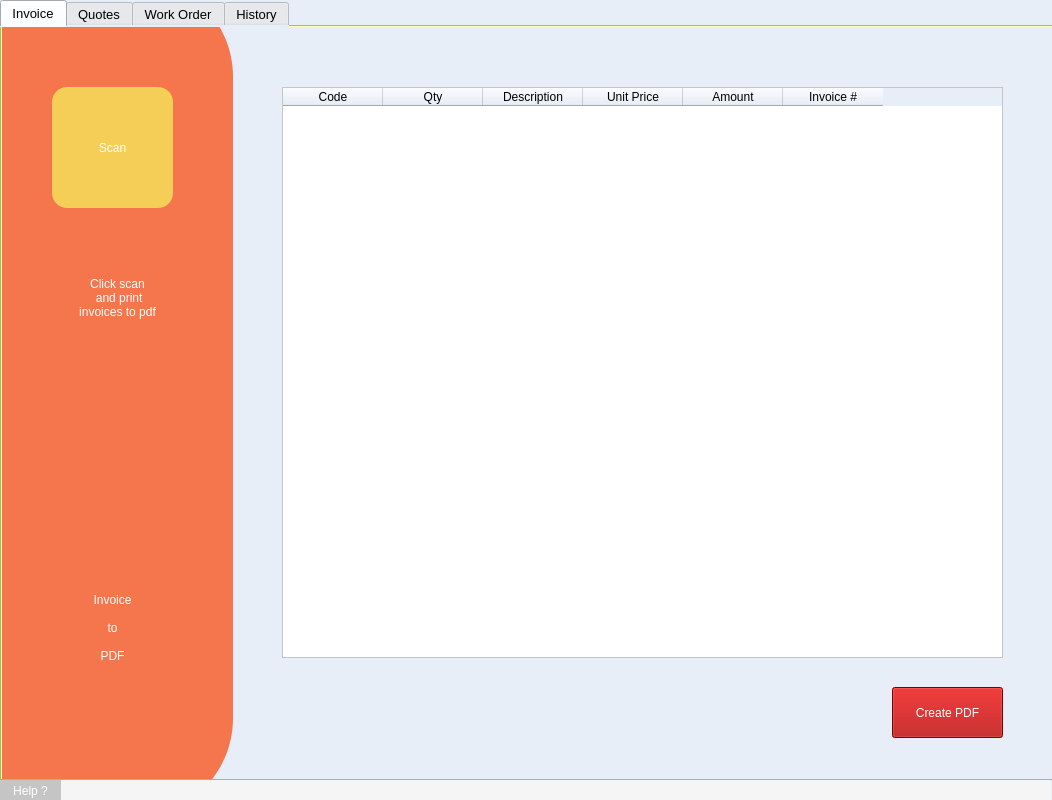
<?xml version="1.0" encoding="UTF-8"?>
<ui version="4.0">
 <class>Form</class>
 <widget class="QWidget" name="Form">
  <property name="geometry">
   <rect>
    <x>0</x>
    <y>0</y>
    <width>1052</width>
    <height>800</height>
   </rect>
  </property>
  <property name="minimumSize">
   <size>
    <width>1052</width>
    <height>800</height>
   </size>
  </property>
  <property name="maximumSize">
   <size>
    <width>1052</width>
    <height>800</height>
   </size>
  </property>
  <property name="windowTitle">
   <string>inv_printer</string>
  </property>
  <property name="styleSheet">
   <string notr="true">QWidget{

	background-color: rgb(231, 238, 248);
}</string>
  </property>
  <widget class="QTabWidget" name="tabWidget">
   <property name="geometry">
    <rect>
     <x>0</x>
     <y>0</y>
     <width>1061</width>
     <height>781</height>
    </rect>
   </property>
   <property name="palette">
    <palette>
     <active>
      <colorrole role="WindowText">
       <brush brushstyle="SolidPattern">
        <color alpha="255">
         <red>170</red>
         <green>255</green>
         <blue>127</blue>
        </color>
       </brush>
      </colorrole>
      <colorrole role="Button">
       <brush brushstyle="SolidPattern">
        <color alpha="255">
         <red>255</red>
         <green>255</green>
         <blue>127</blue>
        </color>
       </brush>
      </colorrole>
      <colorrole role="Light">
       <brush brushstyle="SolidPattern">
        <color alpha="255">
         <red>127</red>
         <green>255</green>
         <blue>255</blue>
        </color>
       </brush>
      </colorrole>
      <colorrole role="Midlight">
       <brush brushstyle="SolidPattern">
        <color alpha="255">
         <red>63</red>
         <green>255</green>
         <blue>255</blue>
        </color>
       </brush>
      </colorrole>
      <colorrole role="Dark">
       <brush brushstyle="SolidPattern">
        <color alpha="255">
         <red>0</red>
         <green>127</green>
         <blue>127</blue>
        </color>
       </brush>
      </colorrole>
      <colorrole role="Mid">
       <brush brushstyle="SolidPattern">
        <color alpha="255">
         <red>0</red>
         <green>170</green>
         <blue>170</blue>
        </color>
       </brush>
      </colorrole>
      <colorrole role="Text">
       <brush brushstyle="SolidPattern">
        <color alpha="255">
         <red>170</red>
         <green>255</green>
         <blue>127</blue>
        </color>
       </brush>
      </colorrole>
      <colorrole role="BrightText">
       <brush brushstyle="SolidPattern">
        <color alpha="255">
         <red>255</red>
         <green>255</green>
         <blue>255</blue>
        </color>
       </brush>
      </colorrole>
      <colorrole role="ButtonText">
       <brush brushstyle="SolidPattern">
        <color alpha="255">
         <red>170</red>
         <green>255</green>
         <blue>127</blue>
        </color>
       </brush>
      </colorrole>
      <colorrole role="Base">
       <brush brushstyle="SolidPattern">
        <color alpha="255">
         <red>255</red>
         <green>255</green>
         <blue>127</blue>
        </color>
       </brush>
      </colorrole>
      <colorrole role="Window">
       <brush brushstyle="SolidPattern">
        <color alpha="255">
         <red>255</red>
         <green>255</green>
         <blue>127</blue>
        </color>
       </brush>
      </colorrole>
      <colorrole role="Shadow">
       <brush brushstyle="SolidPattern">
        <color alpha="255">
         <red>0</red>
         <green>0</green>
         <blue>0</blue>
        </color>
       </brush>
      </colorrole>
      <colorrole role="AlternateBase">
       <brush brushstyle="SolidPattern">
        <color alpha="255">
         <red>127</red>
         <green>255</green>
         <blue>255</blue>
        </color>
       </brush>
      </colorrole>
      <colorrole role="ToolTipBase">
       <brush brushstyle="SolidPattern">
        <color alpha="255">
         <red>255</red>
         <green>255</green>
         <blue>220</blue>
        </color>
       </brush>
      </colorrole>
      <colorrole role="ToolTipText">
       <brush brushstyle="SolidPattern">
        <color alpha="255">
         <red>0</red>
         <green>0</green>
         <blue>0</blue>
        </color>
       </brush>
      </colorrole>
     </active>
     <inactive>
      <colorrole role="WindowText">
       <brush brushstyle="SolidPattern">
        <color alpha="255">
         <red>170</red>
         <green>255</green>
         <blue>127</blue>
        </color>
       </brush>
      </colorrole>
      <colorrole role="Button">
       <brush brushstyle="SolidPattern">
        <color alpha="255">
         <red>255</red>
         <green>255</green>
         <blue>127</blue>
        </color>
       </brush>
      </colorrole>
      <colorrole role="Light">
       <brush brushstyle="SolidPattern">
        <color alpha="255">
         <red>127</red>
         <green>255</green>
         <blue>255</blue>
        </color>
       </brush>
      </colorrole>
      <colorrole role="Midlight">
       <brush brushstyle="SolidPattern">
        <color alpha="255">
         <red>63</red>
         <green>255</green>
         <blue>255</blue>
        </color>
       </brush>
      </colorrole>
      <colorrole role="Dark">
       <brush brushstyle="SolidPattern">
        <color alpha="255">
         <red>0</red>
         <green>127</green>
         <blue>127</blue>
        </color>
       </brush>
      </colorrole>
      <colorrole role="Mid">
       <brush brushstyle="SolidPattern">
        <color alpha="255">
         <red>0</red>
         <green>170</green>
         <blue>170</blue>
        </color>
       </brush>
      </colorrole>
      <colorrole role="Text">
       <brush brushstyle="SolidPattern">
        <color alpha="255">
         <red>170</red>
         <green>255</green>
         <blue>127</blue>
        </color>
       </brush>
      </colorrole>
      <colorrole role="BrightText">
       <brush brushstyle="SolidPattern">
        <color alpha="255">
         <red>255</red>
         <green>255</green>
         <blue>255</blue>
        </color>
       </brush>
      </colorrole>
      <colorrole role="ButtonText">
       <brush brushstyle="SolidPattern">
        <color alpha="255">
         <red>170</red>
         <green>255</green>
         <blue>127</blue>
        </color>
       </brush>
      </colorrole>
      <colorrole role="Base">
       <brush brushstyle="SolidPattern">
        <color alpha="255">
         <red>255</red>
         <green>255</green>
         <blue>127</blue>
        </color>
       </brush>
      </colorrole>
      <colorrole role="Window">
       <brush brushstyle="SolidPattern">
        <color alpha="255">
         <red>255</red>
         <green>255</green>
         <blue>127</blue>
        </color>
       </brush>
      </colorrole>
      <colorrole role="Shadow">
       <brush brushstyle="SolidPattern">
        <color alpha="255">
         <red>0</red>
         <green>0</green>
         <blue>0</blue>
        </color>
       </brush>
      </colorrole>
      <colorrole role="AlternateBase">
       <brush brushstyle="SolidPattern">
        <color alpha="255">
         <red>127</red>
         <green>255</green>
         <blue>255</blue>
        </color>
       </brush>
      </colorrole>
      <colorrole role="ToolTipBase">
       <brush brushstyle="SolidPattern">
        <color alpha="255">
         <red>255</red>
         <green>255</green>
         <blue>220</blue>
        </color>
       </brush>
      </colorrole>
      <colorrole role="ToolTipText">
       <brush brushstyle="SolidPattern">
        <color alpha="255">
         <red>0</red>
         <green>0</green>
         <blue>0</blue>
        </color>
       </brush>
      </colorrole>
     </inactive>
     <disabled>
      <colorrole role="WindowText">
       <brush brushstyle="SolidPattern">
        <color alpha="255">
         <red>170</red>
         <green>255</green>
         <blue>127</blue>
        </color>
       </brush>
      </colorrole>
      <colorrole role="Button">
       <brush brushstyle="SolidPattern">
        <color alpha="255">
         <red>255</red>
         <green>255</green>
         <blue>127</blue>
        </color>
       </brush>
      </colorrole>
      <colorrole role="Light">
       <brush brushstyle="SolidPattern">
        <color alpha="255">
         <red>127</red>
         <green>255</green>
         <blue>255</blue>
        </color>
       </brush>
      </colorrole>
      <colorrole role="Midlight">
       <brush brushstyle="SolidPattern">
        <color alpha="255">
         <red>63</red>
         <green>255</green>
         <blue>255</blue>
        </color>
       </brush>
      </colorrole>
      <colorrole role="Dark">
       <brush brushstyle="SolidPattern">
        <color alpha="255">
         <red>0</red>
         <green>127</green>
         <blue>127</blue>
        </color>
       </brush>
      </colorrole>
      <colorrole role="Mid">
       <brush brushstyle="SolidPattern">
        <color alpha="255">
         <red>0</red>
         <green>170</green>
         <blue>170</blue>
        </color>
       </brush>
      </colorrole>
      <colorrole role="Text">
       <brush brushstyle="SolidPattern">
        <color alpha="255">
         <red>170</red>
         <green>255</green>
         <blue>127</blue>
        </color>
       </brush>
      </colorrole>
      <colorrole role="BrightText">
       <brush brushstyle="SolidPattern">
        <color alpha="255">
         <red>255</red>
         <green>255</green>
         <blue>255</blue>
        </color>
       </brush>
      </colorrole>
      <colorrole role="ButtonText">
       <brush brushstyle="SolidPattern">
        <color alpha="255">
         <red>170</red>
         <green>255</green>
         <blue>127</blue>
        </color>
       </brush>
      </colorrole>
      <colorrole role="Base">
       <brush brushstyle="SolidPattern">
        <color alpha="255">
         <red>255</red>
         <green>255</green>
         <blue>127</blue>
        </color>
       </brush>
      </colorrole>
      <colorrole role="Window">
       <brush brushstyle="SolidPattern">
        <color alpha="255">
         <red>255</red>
         <green>255</green>
         <blue>127</blue>
        </color>
       </brush>
      </colorrole>
      <colorrole role="Shadow">
       <brush brushstyle="SolidPattern">
        <color alpha="255">
         <red>0</red>
         <green>0</green>
         <blue>0</blue>
        </color>
       </brush>
      </colorrole>
      <colorrole role="AlternateBase">
       <brush brushstyle="SolidPattern">
        <color alpha="255">
         <red>0</red>
         <green>255</green>
         <blue>255</blue>
        </color>
       </brush>
      </colorrole>
      <colorrole role="ToolTipBase">
       <brush brushstyle="SolidPattern">
        <color alpha="255">
         <red>255</red>
         <green>255</green>
         <blue>220</blue>
        </color>
       </brush>
      </colorrole>
      <colorrole role="ToolTipText">
       <brush brushstyle="SolidPattern">
        <color alpha="255">
         <red>0</red>
         <green>0</green>
         <blue>0</blue>
        </color>
       </brush>
      </colorrole>
     </disabled>
    </palette>
   </property>
   <property name="font">
    <font>
     <family>Segoe UI</family>
     <pointsize>10</pointsize>
     <weight>50</weight>
     <italic>false</italic>
     <bold>false</bold>
    </font>
   </property>
   <property name="styleSheet">
    <string notr="true">QTabWidget{
background-color: rgb(255, 255, 127);
	font: 10pt &quot;Segoe UI&quot;;
	color: rgb(170, 255, 127);

}

</string>
   </property>
   <property name="currentIndex">
    <number>0</number>
   </property>
   <widget class="QWidget" name="tab_inv">
    <property name="font">
     <font>
      <family>MS Gothic</family>
      <pointsize>20</pointsize>
     </font>
    </property>
    <property name="accessibleName">
     <string/>
    </property>
    <property name="autoFillBackground">
     <bool>false</bool>
    </property>
    <attribute name="title">
     <string>Invoice</string>
    </attribute>
    <widget class="QTableWidget" name="tableWidget_inv">
     <property name="geometry">
      <rect>
       <x>280</x>
       <y>60</y>
       <width>721</width>
       <height>571</height>
      </rect>
     </property>
     <property name="focusPolicy">
      <enum>Qt::WheelFocus</enum>
     </property>
     <property name="contextMenuPolicy">
      <enum>Qt::PreventContextMenu</enum>
     </property>
     <property name="styleSheet">
      <string notr="true">QTableWidget{
background-color: rgb(255, 255, 255);
}</string>
     </property>
     <property name="editTriggers">
      <set>QAbstractItemView::NoEditTriggers</set>
     </property>
     <property name="alternatingRowColors">
      <bool>false</bool>
     </property>
     <property name="verticalScrollMode">
      <enum>QAbstractItemView::ScrollPerPixel</enum>
     </property>
     <attribute name="horizontalHeaderHighlightSections">
      <bool>true</bool>
     </attribute>
     <column>
      <property name="text">
       <string>Code</string>
      </property>
     </column>
     <column>
      <property name="text">
       <string>Qty</string>
      </property>
     </column>
     <column>
      <property name="text">
       <string>Description</string>
      </property>
     </column>
     <column>
      <property name="text">
       <string>Unit Price</string>
      </property>
     </column>
     <column>
      <property name="text">
       <string>Amount</string>
      </property>
     </column>
     <column>
      <property name="text">
       <string>Invoice #</string>
      </property>
     </column>
    </widget>
    <widget class="QPushButton" name="pdfbtn_inv">
     <property name="geometry">
      <rect>
       <x>890</x>
       <y>660</y>
       <width>111</width>
       <height>51</height>
      </rect>
     </property>
     <property name="whatsThis">
      <string>&lt;html&gt;&lt;head/&gt;&lt;body&gt;&lt;p align=&quot;center&quot;&gt;&lt;br/&gt;&lt;/p&gt;&lt;/body&gt;&lt;/html&gt;</string>
     </property>
     <property name="styleSheet">
      <string notr="true">QPushButton{
background-color: rgb(170, 0, 0);
	font: 11pt &quot;Segoe UI Semilight&quot;;
	
	color: rgb(255, 255, 255);
}</string>
     </property>
     <property name="text">
      <string>Create PDF</string>
     </property>
    </widget>
    <widget class="QFrame" name="frame_3">
     <property name="geometry">
      <rect>
       <x>-60</x>
       <y>-50</y>
       <width>291</width>
       <height>841</height>
      </rect>
     </property>
     <property name="styleSheet">
      <string notr="true">QFrame{
background-color: #F5754C;
border-radius: 100px;
}</string>
     </property>
     <property name="frameShape">
      <enum>QFrame::StyledPanel</enum>
     </property>
     <property name="frameShadow">
      <enum>QFrame::Raised</enum>
     </property>
     <widget class="QLabel" name="label_7">
      <property name="geometry">
       <rect>
        <x>60</x>
        <y>240</y>
        <width>231</width>
        <height>161</height>
       </rect>
      </property>
      <property name="styleSheet">
       <string notr="true">QLabel{
	
	
	font: 75 13pt &quot;Nirmala UI&quot;;
	color: rgb(255, 255, 255);

}</string>
      </property>
      <property name="text">
       <string>Click scan 
 and print 
invoices to pdf</string>
      </property>
      <property name="alignment">
       <set>Qt::AlignCenter</set>
      </property>
     </widget>
     <widget class="QPushButton" name="scan_inv">
      <property name="geometry">
       <rect>
        <x>110</x>
        <y>110</y>
        <width>121</width>
        <height>121</height>
       </rect>
      </property>
      <property name="styleSheet">
       <string notr="true">QPushButton{
background-color: #F5CE58;
	color: rgb(255, 255, 255);
	font: 63 15pt &quot;Segoe UI Semibold&quot;;
border-radius: 15px;
}</string>
      </property>
      <property name="text">
       <string>Scan</string>
      </property>
     </widget>
     <widget class="QLabel" name="label_8">
      <property name="geometry">
       <rect>
        <x>90</x>
        <y>570</y>
        <width>161</width>
        <height>161</height>
       </rect>
      </property>
      <property name="styleSheet">
       <string notr="true">QLabel{
	font: 87 14pt &quot;Arial Black&quot;;
	color: rgb(255, 255, 255);

}</string>
      </property>
      <property name="text">
       <string>Invoice 
 
to
 
PDF</string>
      </property>
      <property name="alignment">
       <set>Qt::AlignCenter</set>
      </property>
     </widget>
    </widget>
   </widget>
   <widget class="QWidget" name="tab_q">
    <attribute name="title">
     <string>Quotes</string>
    </attribute>
    <widget class="QPushButton" name="pdfbtn_q">
     <property name="geometry">
      <rect>
       <x>890</x>
       <y>660</y>
       <width>111</width>
       <height>51</height>
      </rect>
     </property>
     <property name="whatsThis">
      <string>&lt;html&gt;&lt;head/&gt;&lt;body&gt;&lt;p align=&quot;center&quot;&gt;&lt;br/&gt;&lt;/p&gt;&lt;/body&gt;&lt;/html&gt;</string>
     </property>
     <property name="styleSheet">
      <string notr="true">QPushButton{
background-color: rgb(170, 0, 0);
	font: 11pt &quot;Segoe UI Semilight&quot;;
	
	color: rgb(255, 255, 255);
}</string>
     </property>
     <property name="text">
      <string>Create PDF</string>
     </property>
    </widget>
    <widget class="QTableWidget" name="tableWidget_q">
     <property name="geometry">
      <rect>
       <x>280</x>
       <y>60</y>
       <width>721</width>
       <height>571</height>
      </rect>
     </property>
     <property name="focusPolicy">
      <enum>Qt::WheelFocus</enum>
     </property>
     <property name="contextMenuPolicy">
      <enum>Qt::PreventContextMenu</enum>
     </property>
     <property name="styleSheet">
      <string notr="true">QTableWidget{
background-color: rgb(255, 255, 255);
}</string>
     </property>
     <property name="editTriggers">
      <set>QAbstractItemView::NoEditTriggers</set>
     </property>
     <property name="alternatingRowColors">
      <bool>false</bool>
     </property>
     <property name="verticalScrollMode">
      <enum>QAbstractItemView::ScrollPerPixel</enum>
     </property>
     <attribute name="horizontalHeaderHighlightSections">
      <bool>true</bool>
     </attribute>
     <column>
      <property name="text">
       <string>Code</string>
      </property>
     </column>
     <column>
      <property name="text">
       <string>Qty</string>
      </property>
     </column>
     <column>
      <property name="text">
       <string>Description</string>
      </property>
     </column>
     <column>
      <property name="text">
       <string>Unit Price</string>
      </property>
     </column>
     <column>
      <property name="text">
       <string>Amount</string>
      </property>
     </column>
     <column>
      <property name="text">
       <string>Quote#</string>
      </property>
     </column>
    </widget>
    <widget class="QFrame" name="frame_2">
     <property name="geometry">
      <rect>
       <x>-60</x>
       <y>-50</y>
       <width>291</width>
       <height>841</height>
      </rect>
     </property>
     <property name="styleSheet">
      <string notr="true">QFrame{
background-color: #A1F558;
border-radius: 100px;
}</string>
     </property>
     <property name="frameShape">
      <enum>QFrame::StyledPanel</enum>
     </property>
     <property name="frameShadow">
      <enum>QFrame::Raised</enum>
     </property>
     <widget class="QLabel" name="label_5">
      <property name="geometry">
       <rect>
        <x>60</x>
        <y>240</y>
        <width>231</width>
        <height>161</height>
       </rect>
      </property>
      <property name="styleSheet">
       <string notr="true">QLabel{
	font: 75 13pt &quot;Nirmala UI&quot;;
	color: rgb(106, 106, 106);

}</string>
      </property>
      <property name="text">
       <string>Click scan 
 and print 
quotes to pdf</string>
      </property>
      <property name="alignment">
       <set>Qt::AlignCenter</set>
      </property>
     </widget>
     <widget class="QPushButton" name="scan_q">
      <property name="geometry">
       <rect>
        <x>110</x>
        <y>110</y>
        <width>121</width>
        <height>121</height>
       </rect>
      </property>
      <property name="styleSheet">
       <string notr="true">QPushButton{
background-color:#F5754C;
	color: rgb(255, 255, 255);
	font: 63 15pt &quot;Segoe UI Semibold&quot;;
border-radius: 15px;
}</string>
      </property>
      <property name="text">
       <string>Scan</string>
      </property>
     </widget>
     <widget class="QLabel" name="label_6">
      <property name="geometry">
       <rect>
        <x>90</x>
        <y>570</y>
        <width>161</width>
        <height>161</height>
       </rect>
      </property>
      <property name="styleSheet">
       <string notr="true">QLabel{
	font: 87 14pt &quot;Arial Black&quot;;
	color: rgb(255, 255, 255);

}</string>
      </property>
      <property name="text">
       <string>Quotes 
 
to
 
PDF</string>
      </property>
      <property name="alignment">
       <set>Qt::AlignCenter</set>
      </property>
     </widget>
    </widget>
   </widget>
   <widget class="QWidget" name="tab_wo">
    <attribute name="title">
     <string>Work Order</string>
    </attribute>
    <widget class="QTableWidget" name="tableWidget_wo">
     <property name="geometry">
      <rect>
       <x>280</x>
       <y>60</y>
       <width>721</width>
       <height>571</height>
      </rect>
     </property>
     <property name="focusPolicy">
      <enum>Qt::WheelFocus</enum>
     </property>
     <property name="contextMenuPolicy">
      <enum>Qt::PreventContextMenu</enum>
     </property>
     <property name="styleSheet">
      <string notr="true">QTableWidget{
background-color: rgb(255, 255, 255);
}</string>
     </property>
     <property name="editTriggers">
      <set>QAbstractItemView::NoEditTriggers</set>
     </property>
     <property name="alternatingRowColors">
      <bool>false</bool>
     </property>
     <property name="verticalScrollMode">
      <enum>QAbstractItemView::ScrollPerPixel</enum>
     </property>
     <attribute name="horizontalHeaderHighlightSections">
      <bool>true</bool>
     </attribute>
     <column>
      <property name="text">
       <string>Code</string>
      </property>
     </column>
     <column>
      <property name="text">
       <string>Qty</string>
      </property>
     </column>
     <column>
      <property name="text">
       <string>Description</string>
      </property>
     </column>
     <column>
      <property name="text">
       <string>Unit Price</string>
      </property>
     </column>
     <column>
      <property name="text">
       <string>Amount</string>
      </property>
     </column>
     <column>
      <property name="text">
       <string>W/O#</string>
      </property>
     </column>
    </widget>
    <widget class="QPushButton" name="pdfbtn_wo">
     <property name="geometry">
      <rect>
       <x>890</x>
       <y>660</y>
       <width>111</width>
       <height>51</height>
      </rect>
     </property>
     <property name="whatsThis">
      <string>&lt;html&gt;&lt;head/&gt;&lt;body&gt;&lt;p align=&quot;center&quot;&gt;&lt;br/&gt;&lt;/p&gt;&lt;/body&gt;&lt;/html&gt;</string>
     </property>
     <property name="styleSheet">
      <string notr="true">QPushButton{
background-color: rgb(170, 0, 0);
	font: 11pt &quot;Segoe UI Semilight&quot;;
	
	color: rgb(255, 255, 255);
}</string>
     </property>
     <property name="text">
      <string>Create PDF</string>
     </property>
    </widget>
    <widget class="QFrame" name="frame_4">
     <property name="geometry">
      <rect>
       <x>-60</x>
       <y>-50</y>
       <width>291</width>
       <height>841</height>
      </rect>
     </property>
     <property name="styleSheet">
      <string notr="true">QFrame{
background-color: #F43F5E;
border-radius: 100px;
}</string>
     </property>
     <property name="frameShape">
      <enum>QFrame::StyledPanel</enum>
     </property>
     <property name="frameShadow">
      <enum>QFrame::Raised</enum>
     </property>
     <widget class="QLabel" name="label_9">
      <property name="geometry">
       <rect>
        <x>80</x>
        <y>240</y>
        <width>191</width>
        <height>161</height>
       </rect>
      </property>
      <property name="styleSheet">
       <string notr="true">QLabel{
font: 75 13pt &quot;Nirmala UI&quot;;
	color: rgb(255, 255, 255);

}</string>
      </property>
      <property name="text">
       <string>Click scan 
 and print 
work orders to pdf</string>
      </property>
      <property name="alignment">
       <set>Qt::AlignCenter</set>
      </property>
     </widget>
     <widget class="QPushButton" name="scan_wo">
      <property name="geometry">
       <rect>
        <x>110</x>
        <y>110</y>
        <width>121</width>
        <height>121</height>
       </rect>
      </property>
      <property name="styleSheet">
       <string notr="true">QPushButton{
background-color: #F5CE58;
	color: rgb(255, 255, 255);
	font: 63 15pt &quot;Segoe UI Semibold&quot;;
border-radius: 15px;
}</string>
      </property>
      <property name="text">
       <string>Scan</string>
      </property>
     </widget>
     <widget class="QLabel" name="label_10">
      <property name="geometry">
       <rect>
        <x>90</x>
        <y>570</y>
        <width>161</width>
        <height>161</height>
       </rect>
      </property>
      <property name="styleSheet">
       <string notr="true">QLabel{
	font: 87 14pt &quot;Arial Black&quot;;
	color: rgb(255, 255, 255);

}</string>
      </property>
      <property name="text">
       <string>Work Order 
 
to
 
PDF</string>
      </property>
      <property name="alignment">
       <set>Qt::AlignCenter</set>
      </property>
     </widget>
    </widget>
   </widget>
   <widget class="QWidget" name="tab_h">
    <attribute name="title">
     <string>History</string>
    </attribute>
    <widget class="QFrame" name="frame_5">
     <property name="geometry">
      <rect>
       <x>-30</x>
       <y>-50</y>
       <width>261</width>
       <height>841</height>
      </rect>
     </property>
     <property name="styleSheet">
      <string notr="true">QFrame{
background-color: #00A9F5;
border-radius: 100px;
}</string>
     </property>
     <property name="frameShape">
      <enum>QFrame::StyledPanel</enum>
     </property>
     <property name="frameShadow">
      <enum>QFrame::Raised</enum>
     </property>
     <widget class="QLabel" name="label_11">
      <property name="geometry">
       <rect>
        <x>50</x>
        <y>160</y>
        <width>191</width>
        <height>161</height>
       </rect>
      </property>
      <property name="styleSheet">
       <string notr="true">QLabel{
font: 75 13pt &quot;Nirmala UI&quot;;
	color: rgb(255, 255, 255);
}</string>
      </property>
      <property name="text">
       <string>List of 
printed invoice,
quotes and 
work orders</string>
      </property>
      <property name="alignment">
       <set>Qt::AlignCenter</set>
      </property>
     </widget>
     <widget class="QLabel" name="label_12">
      <property name="geometry">
       <rect>
        <x>60</x>
        <y>510</y>
        <width>161</width>
        <height>261</height>
       </rect>
      </property>
      <property name="styleSheet">
       <string notr="true">QLabel{
	font: 87 15pt &quot;Arial Black&quot;;
	
	
	color: rgb(255, 255, 255);
}</string>
      </property>
      <property name="text">
       <string>History</string>
      </property>
      <property name="alignment">
       <set>Qt::AlignCenter</set>
      </property>
     </widget>
     <widget class="QLabel" name="label_13">
      <property name="geometry">
       <rect>
        <x>50</x>
        <y>380</y>
        <width>191</width>
        <height>161</height>
       </rect>
      </property>
      <property name="styleSheet">
       <string notr="true">QLabel{
	font: 75 13pt &quot;Nirmala UI&quot;;
	
	color: rgb(255, 255, 255);

}</string>
      </property>
      <property name="text">
       <string>You can 
reprint selected 
invoice, quotes 
or work 
orders</string>
      </property>
      <property name="alignment">
       <set>Qt::AlignCenter</set>
      </property>
     </widget>
    </widget>
    <widget class="QTableWidget" name="tableWidget_his">
     <property name="geometry">
      <rect>
       <x>280</x>
       <y>60</y>
       <width>731</width>
       <height>571</height>
      </rect>
     </property>
     <property name="focusPolicy">
      <enum>Qt::WheelFocus</enum>
     </property>
     <property name="contextMenuPolicy">
      <enum>Qt::PreventContextMenu</enum>
     </property>
     <property name="styleSheet">
      <string notr="true">QTableWidget{
background-color: rgb(255, 255, 255);
}</string>
     </property>
     <property name="sizeAdjustPolicy">
      <enum>QAbstractScrollArea::AdjustIgnored</enum>
     </property>
     <property name="editTriggers">
      <set>QAbstractItemView::NoEditTriggers</set>
     </property>
     <property name="alternatingRowColors">
      <bool>false</bool>
     </property>
     <property name="selectionBehavior">
      <enum>QAbstractItemView::SelectRows</enum>
     </property>
     <property name="verticalScrollMode">
      <enum>QAbstractItemView::ScrollPerPixel</enum>
     </property>
     <attribute name="horizontalHeaderCascadingSectionResizes">
      <bool>false</bool>
     </attribute>
     <attribute name="horizontalHeaderDefaultSectionSize">
      <number>182</number>
     </attribute>
     <attribute name="horizontalHeaderHighlightSections">
      <bool>true</bool>
     </attribute>
     <attribute name="horizontalHeaderMinimumSectionSize">
      <number>52</number>
     </attribute>
     <attribute name="horizontalHeaderStretchLastSection">
      <bool>false</bool>
     </attribute>
     <attribute name="verticalHeaderCascadingSectionResizes">
      <bool>false</bool>
     </attribute>
     <column>
      <property name="text">
       <string>File Type</string>
      </property>
     </column>
     <column>
      <property name="text">
       <string>Inv#/Quo#/WO#</string>
      </property>
     </column>
     <column>
      <property name="text">
       <string>Customer Name</string>
      </property>
     </column>
     <column>
      <property name="text">
       <string>Action</string>
      </property>
     </column>
    </widget>
    <widget class="QPushButton" name="refresh_btn">
     <property name="geometry">
      <rect>
       <x>900</x>
       <y>660</y>
       <width>111</width>
       <height>51</height>
      </rect>
     </property>
     <property name="whatsThis">
      <string>&lt;html&gt;&lt;head/&gt;&lt;body&gt;&lt;p align=&quot;center&quot;&gt;&lt;br/&gt;&lt;/p&gt;&lt;/body&gt;&lt;/html&gt;</string>
     </property>
     <property name="styleSheet">
      <string notr="true">QPushButton{
background-color: #F59525;
	font: 11pt &quot;Segoe UI Semilight&quot;;
	
	color: rgb(255, 255, 255);
}</string>
     </property>
     <property name="text">
      <string>Refresh</string>
     </property>
    </widget>
   </widget>
  </widget>
  <widget class="QLabel" name="time_label">
   <property name="geometry">
    <rect>
     <x>0</x>
     <y>780</y>
     <width>1051</width>
     <height>21</height>
    </rect>
   </property>
   <property name="styleSheet">
    <string notr="true">QLabel{
color: rgb(0, 170, 127);
	background-color: rgb(245, 245, 245);
}</string>
   </property>
   <property name="text">
    <string/>
   </property>
   <property name="alignment">
    <set>Qt::AlignRight|Qt::AlignTrailing|Qt::AlignVCenter</set>
   </property>
  </widget>
  <widget class="QPushButton" name="btn_help">
   <property name="geometry">
    <rect>
     <x>0</x>
     <y>780</y>
     <width>61</width>
     <height>21</height>
    </rect>
   </property>
   <property name="styleSheet">
    <string notr="true">QPushButton{

	color: rgb(255, 255, 255);
	background-color: rgb(197, 197, 197);
	font: 87 9pt &quot;Arial Black&quot;;
border-radius: 15px;

}</string>
   </property>
   <property name="text">
    <string>Help ?</string>
   </property>
  </widget>
 </widget>
 <resources/>
 <connections/>
</ui>
